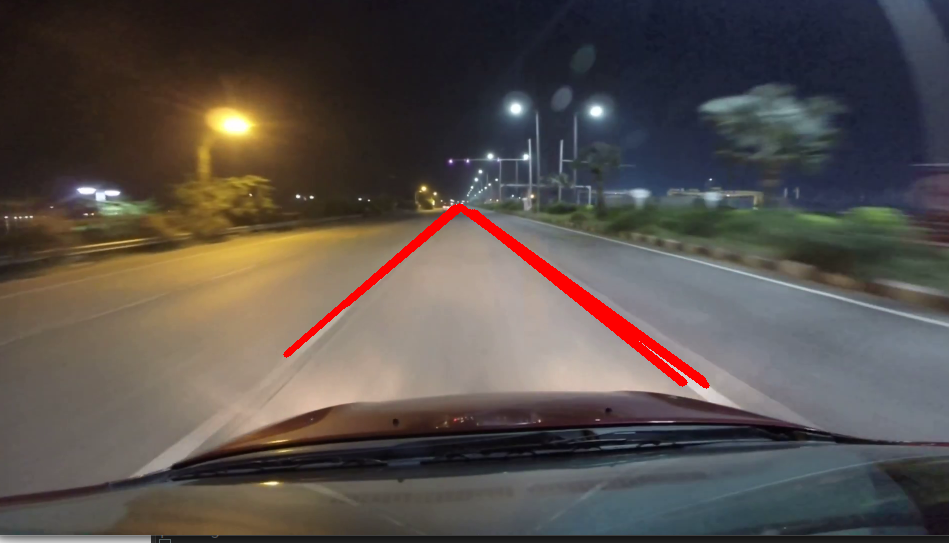
#> input picture data/lane-detect.png, 949 x 543 px, given in place of car6.mp4, which was not available
$ python drive.py
#> lines starting #> are read from the running program, lines starting #| are printed output that depends on the picture; after the words box and inside, x2 and y2 are one past the last pixel; in counts of white or black regions, pixels touching at a corner belong together; pictures that were not available may be replaced by others from this repository, and a replacement may not be noted
import cv2
import numpy as np

cap = cv2.VideoCapture('../data/car6.mp4')
lower_white = np.array([190,150,150])
upper_white = np.array([255,255,255])

#cordinates of ROI
X1 = 180
X2 = 850
X3 = 460
Y3 = 210

#creating image processor

class image_processor():

    def resize(self, frame):

        frame = cv2.resize(frame, (frame.shape[1]//2, frame.shape[0]//2))

        return frame

    def gaus_blur(self, frame, kernel_size=(5,5)):

        frame = cv2.GaussianBlur(frame, kernel_size, 5)

        return frame

    def im_height(self, image):

        height = image.shape[0]

        return height

    def im_canny(self, image):

        image = cv2.Canny(image, 50, 150)

        return image

    def hough_lines(self, image):

        lines_detected = cv2.HoughLinesP(image, 2, np.pi / 180, 100,np.array([]), minLineLength = 10, maxLineGap = 50)

        return lines_detected

class lane_process():

    def lane_visuals(self, hough_lines):

        if hough_line is not None:

            for pts in hough_line:

                x1,y1,x2,y2 = pts[0]
                points = np.array([[x1,y1],[x2,y2]])
                cv2.polylines(frame, [points], 1, (0,0,255), 5)
        else:
            print('No lanes detected')

        return None

#initialising the image processor object
process = image_processor()

#initialsing the line calcultor
line_calculate = lane_process()

#displaying the video
while cap.isOpened():

    ret, frame = cap.read()
#> frame is the input picture: shape (543, 949, 3); mean B, G, R 75.7, 80, 88.1
    image = frame.copy()
    frame = process.resize(frame)
    image = process.resize(image)
    height = process.im_height(image)
#> height = 271
    image = cv2.cvtColor(image, cv2.COLOR_BGR2GRAY)
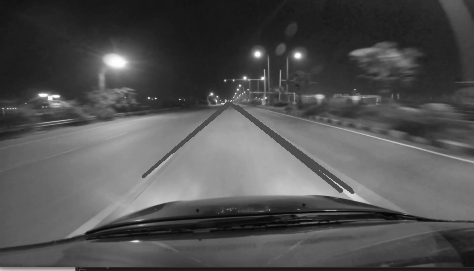
#> image: shape (271, 474); min 4, max 254, mean 81.8
    image = cv2.Canny(image, 50, 150)
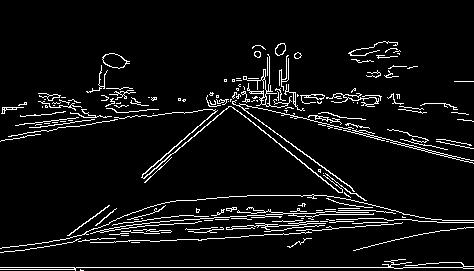
#> image: shape (271, 474); 6.3% white in thin lines or dots, all inside (x1, y1, x2, y2) = (0, 41, 474, 271)

    #hardcoding region of interest
    ones = np.zeros_like(image)
    polygon = np.array([[(X1, height-150),(X2, height-150),(X3, Y3)]])
#> polygon = [[180, 121], [850, 121], [460, 210]]
    cv2.fillConvexPoly(ones, polygon, (255,255,255), 0)
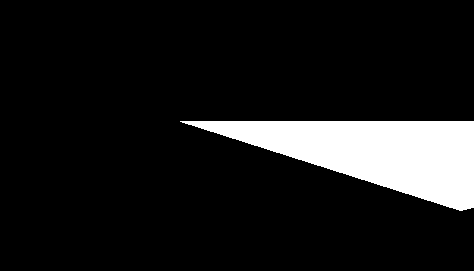
#> ones: shape (271, 474); 10.8% white; 1 white region, box (x1, y1, x2, y2) and area: (180, 121, 474, 211) 13934
    segment = cv2.bitwise_and(image, ones)
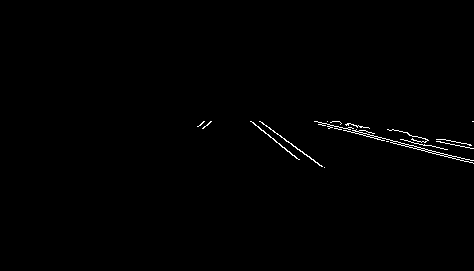
#> segment: shape (271, 474); 0.62% white in thin lines or dots, all inside (x1, y1, x2, y2) = (197, 121, 474, 168)
    cv2.imshow('segment1', segment)

    #processing the segment
    segment = process.im_canny(segment)
#> in im_canny, `image = cv2.Canny(image, 50, 150)`:
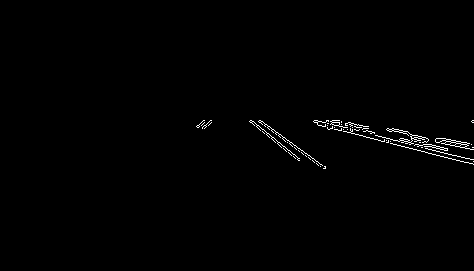
#> image: shape (271, 474); 0.74% white in thin lines or dots, all inside (x1, y1, x2, y2) = (196, 120, 474, 169)
    hough_line = process.hough_lines(segment)
#> in hough_lines, `lines_detected = cv2.HoughLinesP(image, 2, np.pi / 180, 100,np.array([..`: lines_detected = [[318, 125, 473, 164], [314, 120, 472, 159], [326, 120, 466, 142]]
#> hough_line has the same summary as lines_detected in hough_lines

    if hough_line is not None:

        for pts in hough_line:

            x1,y1,x2,y2 = pts[0]
            points = np.array([[x1,y1],[x2,y2]])
            cv2.polylines(frame, [points], 1, (0,0,255), 5)
#> this loop made 3 passes
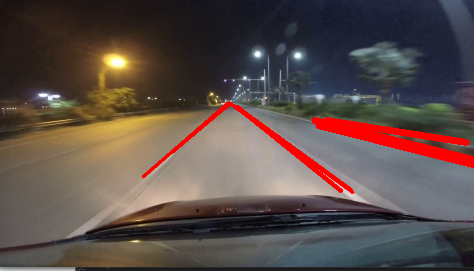
#> frame: shape (271, 474, 3); mean of channels 0, 1, 2 73.3, 77.7, 91.2; drawn as B, G, R
    else:
        cv2.putText(frame, 'No Lanes Detected',(300,400),cv2.FONT_HERSHEY_COMPLEX ,1
                , (0,0,255), 5 )

    cv2.imshow('original', frame)
    if cv2.waitKey(1) & 0xFF == ord('q'):
#> (key q is pressed here)
        break

cap.release()
cv2.destroyAllWindows()

$ run again, on data/no-lanes.png
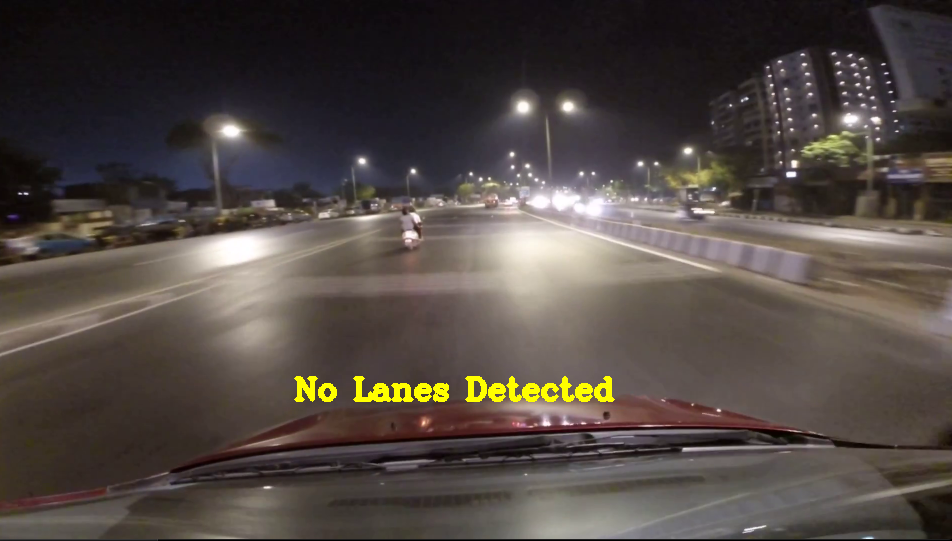
#> input picture data/no-lanes.png, 952 x 541 px, given in place of car6.mp4, which was not available
#> frame is the input picture: shape (541, 952, 3); mean B, G, R 67.5, 72.4, 81.1
#> `height = process.im_height(image)`: height = 270
#> `image = cv2.Canny(image, 50, 150)`:
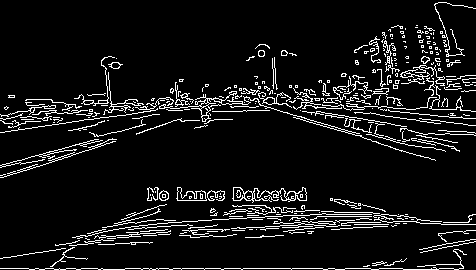
#> image: shape (270, 476); 8.2% white in thin lines or dots
#> polygon = [[180, 120], [850, 120], [460, 210]]
#> ones: shape (270, 476); 11.1% white; 1 white region, box (x1, y1, x2, y2) and area: (180, 120, 476, 211) 14254
#> segment: shape (270, 476); 0.63% white in thin lines or dots, all inside (x1, y1, x2, y2) = (180, 120, 476, 161)
#> lines_detected = [[303, 119, 439, 119], [320, 126, 444, 133], [180, 119, 213, 119], [302, 120, 433, 160], [355, 136, 475, 136], [180, 121, 209, 122]]
#> hough_line has the same summary as lines_detected in hough_lines
#> the loop `for pts in hough_line: ` made 6 passes
#> after the loop `for pts in hough_line:`:
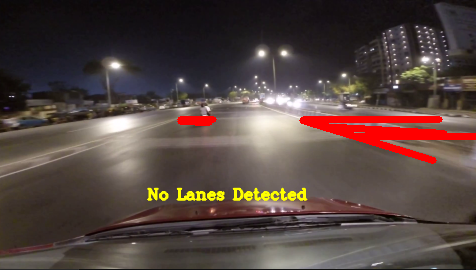
#> frame: shape (270, 476, 3); mean of channels 0, 1, 2 64.1, 68.9, 84.4; drawn as B, G, R
